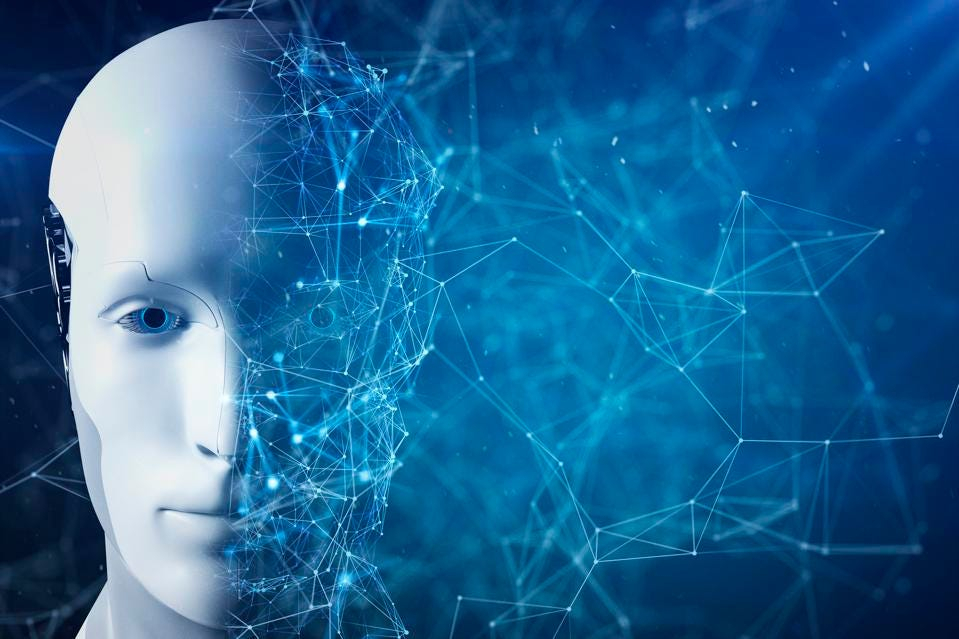
#> input picture Week4/ai.jpg, 959 x 639 px
$ jupyter execute Week4.ipynb
#> lines starting #> are read from the running program, lines starting #| are printed output that depends on the picture
[cell 1]
import cv2
import numpy as np

ai_image = cv2.imread("ai.jpg");
#> ai_image is the input picture: shape (639, 959, 3); mean B, G, R 149.1, 101.7, 32.6

cv2.imshow("Ai", ai_image)

# to learn image size
print(ai_image.size)
#| 1838403

# to learn image data type
print(ai_image.dtype)
#| uint8

# to learn image shape
print(ai_image.shape)
#| (639, 959, 3)

cv2.waitKey(0)
cv2.destroyAllWindows()

[cell 2]
import matplotlib.pyplot as plt

row = 256
col = 256
img = np.zeros((row, col))
img[128:130, :] = 0.5
img[:, 128:130] = 1
plt.figure(figsize=(10, 4))
plt.imshow(img)
plt.show()
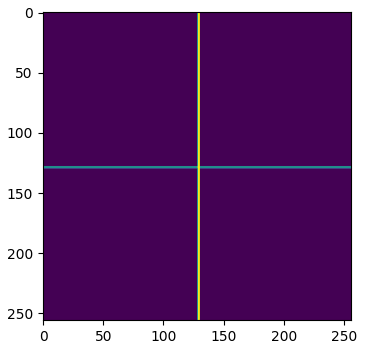
#> figure drawn by matplotlib, 1 panel
plt.imshow(img, cmap="gray")
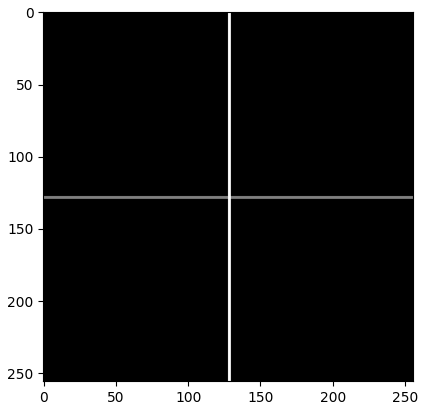
#> figure drawn by matplotlib, 1 panel

[cell 3]
import cv2
import numpy as np

height = 1024
width = 1024
img = np.random.randint(255,size=(height,width, 1), dtype=np.uint8)

cv2.imshow('Binary', img)
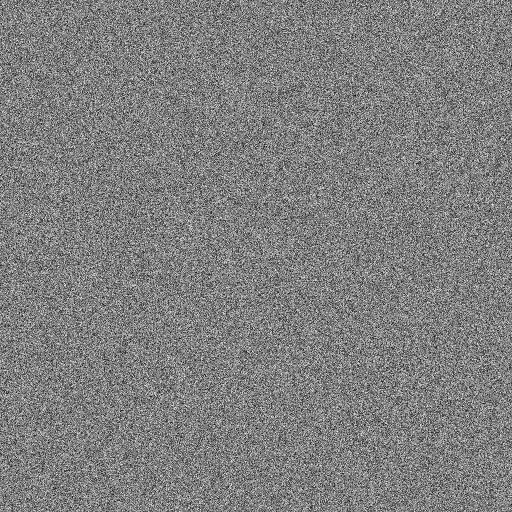
#> window 'Binary': shape (1024, 1024, 1) (shown at 1/2 size); min 0, max 254, mean 127
cv2.waitKey(0)
cv2.destroyAllWindows()
